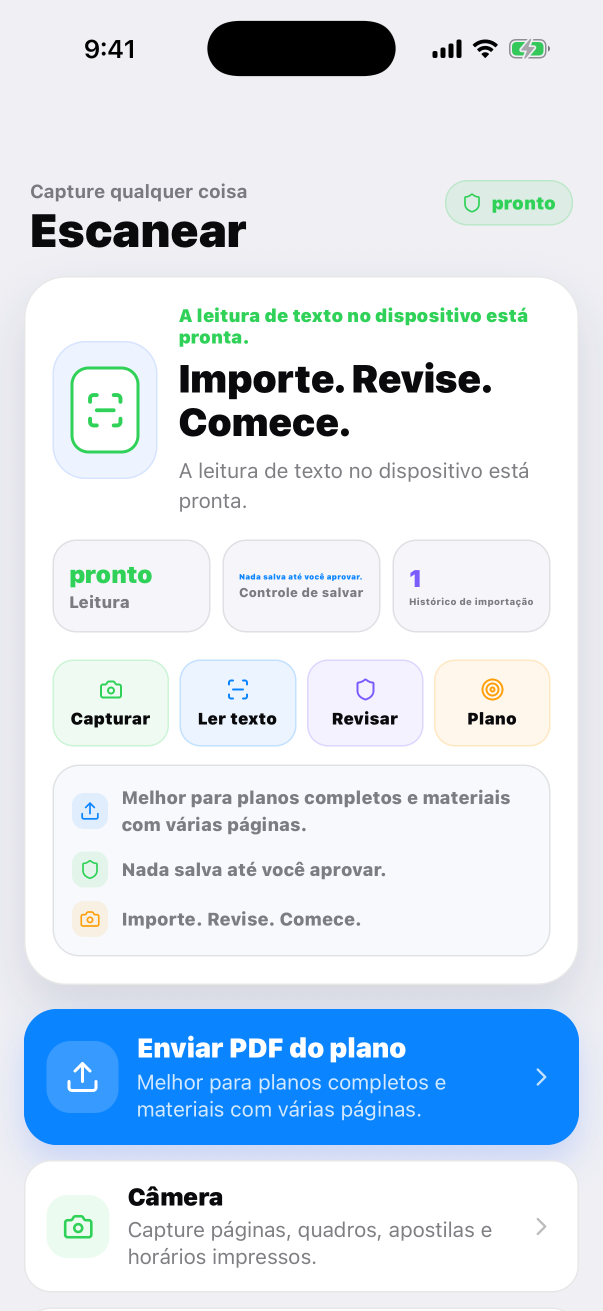
#> input picture qa-screenshots/back-to-school-2026-native-localized-current/pt-BR/app-00-scan-current.png, 1206 x 2622 px (shown at 1/2 size)
$ python -i import-attached-localized-scan-slides.py   (imports and definitions only)
#> lines starting #> are read from the running program, lines starting #| are printed output that depends on the picture
#> in make_slide, src is the input picture: PIL image 1206x2622 RGBA; mean R, G, B, A 214, 226.6, 239, 255
#!/usr/bin/env python3
from __future__ import annotations

import json
import math
import shutil
from pathlib import Path

from PIL import Image, ImageDraw, ImageFont


ROOT = Path(__file__).resolve().parents[1]
ATTACHMENT_ROOT = Path(
    "/tmp/codex-remote-attachments/019eaa18-ab6b-7820-a177-838ab17e0d94/"
    "8A53FD61-D674-45D7-AE2C-18469D3E8797"
)
OUT_ROOT = ROOT / "assets" / "apppreviews"
SOURCE_ROOT = OUT_ROOT / "_source" / "localized-scan-anything-attached"
CANVAS = (1024, 1536)

MAPPING = {
    "ar": "1-Photo-1.jpg",
    "fr": "2-Photo-2.jpg",
    "pt-BR": "3-Photo-3.jpg",
    "hi": "4-Photo-4.jpg",
    "ko": "5-Photo-5.jpg",
    "ja": "6-Photo-6.jpg",
    "en": "7-Photo-7.jpg",
    "zh-Hans": "8-Photo-8.jpg",
    "de": "9-Photo-9.jpg",
    "es": "10-Photo-10.jpg",
}


def fit_contain(src: Image.Image, size: tuple[int, int]) -> Image.Image:
#> called with size = (1024, 1536)
    src = src.convert("RGB")
#> src: PIL image 1206x2622 RGB
    scale = min(size[0] / src.width, size[1] / src.height)
#> scale = 0.586
    resized = src.resize((round(src.width * scale), round(src.height * scale)), Image.LANCZOS)
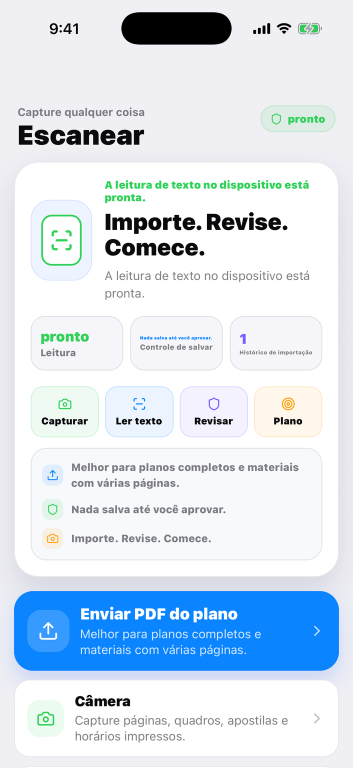
#> resized: PIL image 706x1536 RGB (shown at 1/2 size); mean R, G, B 213.9, 226.5, 238.9
    canvas = Image.new("RGB", size, (250, 250, 250))
#> canvas: PIL image 1024x1536 RGB; every value is 250
    canvas.paste(resized, ((size[0] - resized.width) // 2, (size[1] - resized.height) // 2))
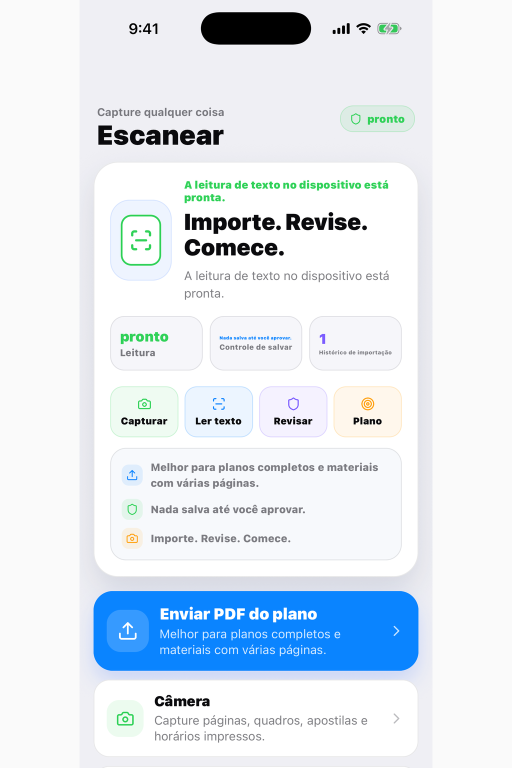
#> canvas: PIL image 1024x1536 RGB (shown at 1/2 size); mean R, G, B 225.1, 233.8, 242.4
    return canvas


def make_slide(src_path: Path) -> Image.Image:
    with Image.open(src_path) as src:
        if abs((src.width / src.height) - (CANVAS[0] / CANVAS[1])) < 0.01:
            return src.convert("RGB").resize(CANVAS, Image.LANCZOS)
        return fit_contain(src, CANVAS)


def font(size: int) -> ImageFont.FreeTypeFont:
    path = "/System/Library/Fonts/HelveticaNeue.ttc"
    return ImageFont.truetype(path, size=size, index=0)


# [94 lines left out: functions update_contact_sheet, update_manifest, update_qa, rebuild_all_locale_sheet, main, not called in this run]


# [2 lines not run here, left out]

>>> result = make_slide('../qa-screenshots/back-to-school-2026-native-localized-current/pt-BR/app-00-scan-current.png')
